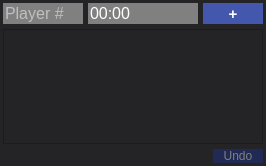
<?xml version="1.0" encoding="UTF-8"?>
<ui version="4.0">
 <class>PenaltyClock</class>
 <widget class="QWidget" name="PenaltyClock">
  <property name="geometry">
   <rect>
    <x>0</x>
    <y>0</y>
    <width>266</width>
    <height>166</height>
   </rect>
  </property>
  <property name="windowTitle">
   <string>Form</string>
  </property>
  <property name="styleSheet">
   <string notr="true">QWidget {
	background-color: #242325;
	color: white;
}

QPushButton {
	border: none;
	background-color: #4357AD;
	color: white;
}

QPushButton:pressed {
	border: none;
	background-color: #213aa6;
	color: white;
}

QPushButton:disabled {
	background-color:#202a54;
	color: gray;
}</string>
  </property>
  <layout class="QGridLayout" name="gridLayout">
   <property name="leftMargin">
    <number>3</number>
   </property>
   <property name="topMargin">
    <number>3</number>
   </property>
   <property name="rightMargin">
    <number>3</number>
   </property>
   <property name="bottomMargin">
    <number>3</number>
   </property>
   <property name="spacing">
    <number>5</number>
   </property>
   <item row="3" column="0" colspan="6">
    <widget class="QScrollArea" name="scrollArea">
     <property name="verticalScrollBarPolicy">
      <enum>Qt::ScrollBarAsNeeded</enum>
     </property>
     <property name="horizontalScrollBarPolicy">
      <enum>Qt::ScrollBarAlwaysOff</enum>
     </property>
     <property name="sizeAdjustPolicy">
      <enum>QAbstractScrollArea::AdjustToContents</enum>
     </property>
     <property name="widgetResizable">
      <bool>true</bool>
     </property>
     <widget class="QWidget" name="scrollAreaWidgetContents">
      <property name="geometry">
       <rect>
        <x>0</x>
        <y>0</y>
        <width>258</width>
        <height>109</height>
       </rect>
      </property>
      <layout class="QGridLayout" name="gridLayout_2"/>
     </widget>
    </widget>
   </item>
   <item row="4" column="5">
    <widget class="QPushButton" name="undo_pushButton">
     <property name="enabled">
      <bool>false</bool>
     </property>
     <property name="sizePolicy">
      <sizepolicy hsizetype="Maximum" vsizetype="Maximum">
       <horstretch>0</horstretch>
       <verstretch>0</verstretch>
      </sizepolicy>
     </property>
     <property name="minimumSize">
      <size>
       <width>50</width>
       <height>0</height>
      </size>
     </property>
     <property name="maximumSize">
      <size>
       <width>40</width>
       <height>30</height>
      </size>
     </property>
     <property name="text">
      <string>Undo</string>
     </property>
    </widget>
   </item>
   <item row="1" column="0" colspan="2">
    <widget class="QLineEdit" name="plyr_lineEdit">
     <property name="font">
      <font>
       <pointsize>12</pointsize>
      </font>
     </property>
     <property name="styleSheet">
      <string notr="true">color: white;
background-color: #808080;
border: none;</string>
     </property>
     <property name="placeholderText">
      <string>Player #</string>
     </property>
    </widget>
   </item>
   <item row="1" column="2">
    <widget class="QLineEdit" name="time_lineEdit">
     <property name="font">
      <font>
       <pointsize>12</pointsize>
      </font>
     </property>
     <property name="styleSheet">
      <string notr="true">color: white;
background-color: #808080;
border: none;
</string>
     </property>
     <property name="inputMask">
      <string notr="true">99:99</string>
     </property>
     <property name="text">
      <string>00:00</string>
     </property>
    </widget>
   </item>
   <item row="1" column="3" colspan="3">
    <widget class="QPushButton" name="add_pushButton">
     <property name="sizePolicy">
      <sizepolicy hsizetype="Minimum" vsizetype="Minimum">
       <horstretch>0</horstretch>
       <verstretch>0</verstretch>
      </sizepolicy>
     </property>
     <property name="minimumSize">
      <size>
       <width>50</width>
       <height>0</height>
      </size>
     </property>
     <property name="font">
      <font>
       <pointsize>11</pointsize>
       <bold>true</bold>
      </font>
     </property>
     <property name="text">
      <string>+</string>
     </property>
    </widget>
   </item>
  </layout>
 </widget>
 <resources/>
 <connections/>
</ui>
